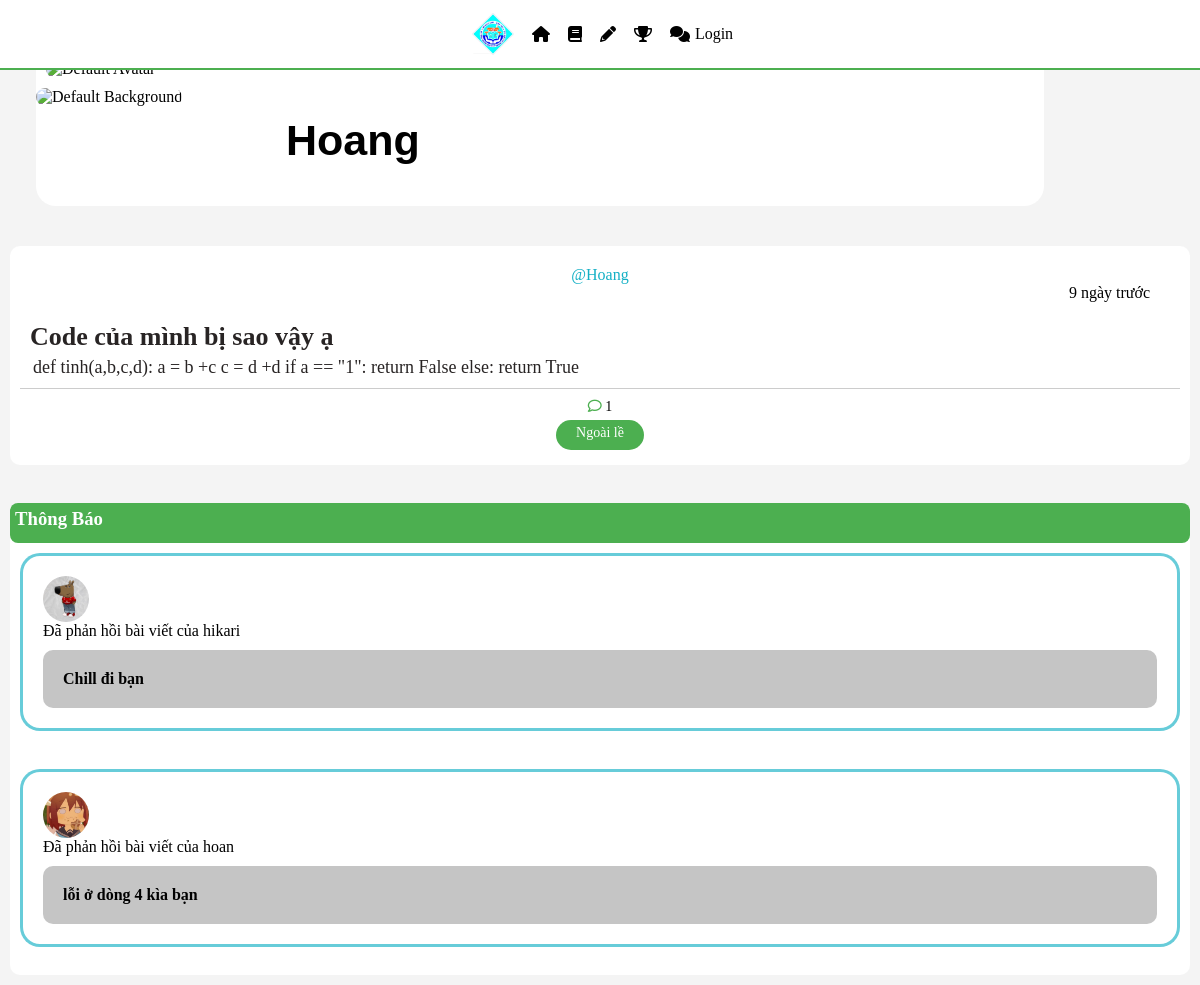
/profile/2/, run on an earlier commit of the app's database.
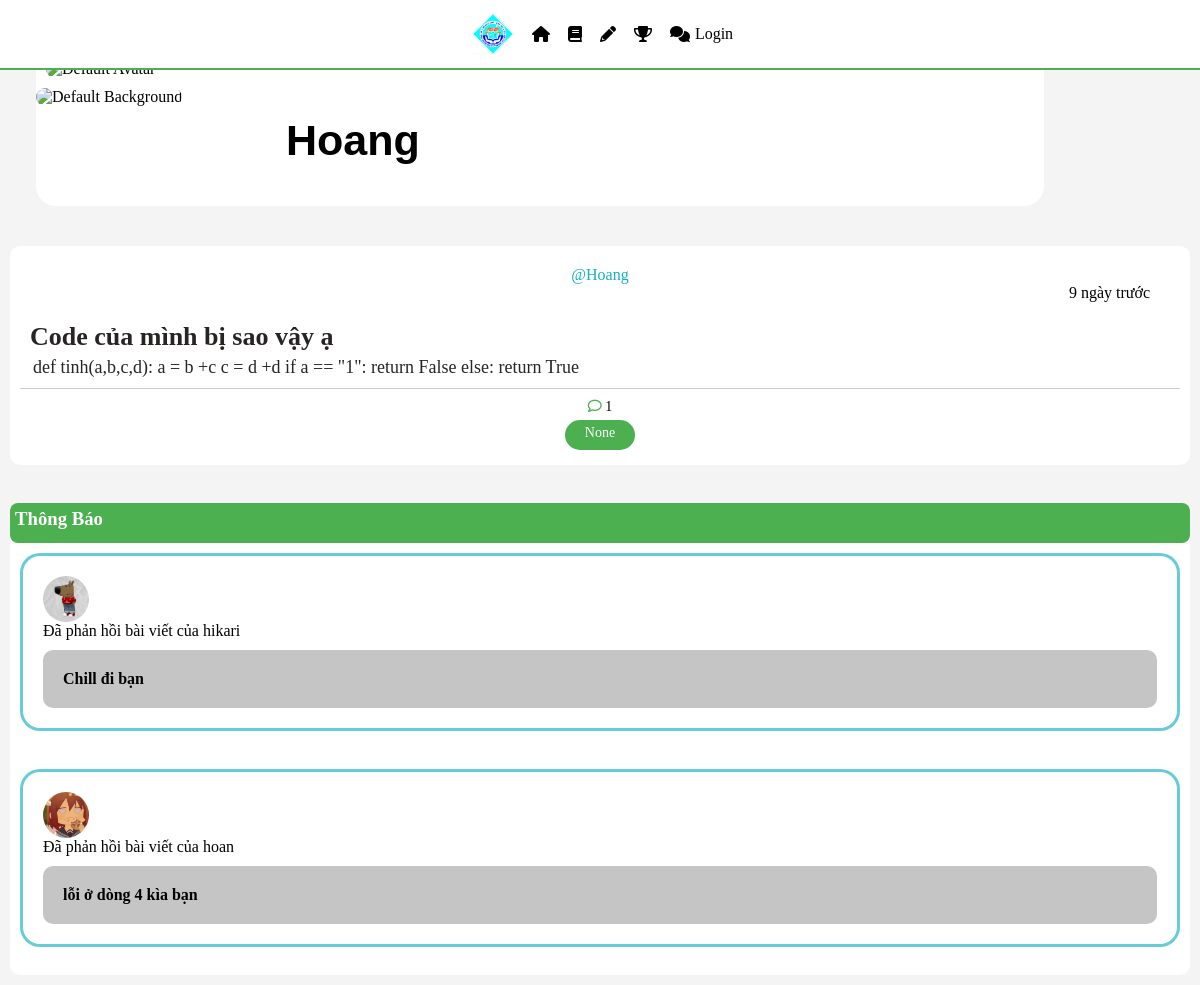
And on a later commit of the database.
### base/models.py (models this page shows, shortened)
class Room(models.Model):
    host = models.ForeignKey(User, on_delete=models.SET_NULL, null = True)
    topic = models.ForeignKey(Topic, on_delete=models.SET_NULL, null = True)
    name= models.CharField(max_length=200)
    description = models.TextField(null = True, blank = True)
    updated = models.DateTimeField(auto_now=True)
    created = models.DateTimeField(auto_now_add=True)
    class Meta:
        ordering = ["-updated", "-created"]
    def message_count(self):
        return self.message_set.count()

class Topic(models.Model):
    name = models.CharField(max_length=200)
    description = models.TextField(null = True, blank = True)
    def __str__ (self):
        return self.name

### base/views.py (the view)
# urls.py: path('profile/<str:pk>/', views.userprofile, name="profile"),
def userprofile(request, pk):
    user = get_object_or_404(User, id=pk)
    rooms = Room.objects.filter(host=user)
    user_profile = UserProfile.objects.filter(user=user).first()
    form = UserForm(instance=request.user) if request.user == user else None
    context = {
        'user': user,
        'rooms': rooms,
        'form': form,
        'user_profile': user_profile,
    }
    return render(request, 'profile.html', context)

### study/templatetags/custom_filter.py (called while the page is built)
@register.filter
def days_since(value):
    if not value:
        return ""
    now = timezone.now()
    delta = now - value
    days = delta.days
    if days == 0:
        return "Hôm nay"
    elif days == 1:
        return "1 ngày trước"
    else:
        return f"{days} ngày trước"

### templates/profile.html (shortened to what this page needs)
<!DOCTYPE html>
<html lang="en">
    <head>
        {% load static %}
        {% if request.session.theme == 'dark' %}
        <link rel="stylesheet" href="{% static 'styles/dark.css' %}">
        {% else %}
        <link rel="stylesheet" href="{% static 'styles/light.css' %}">
        {% endif %}
    </head>
    <body>
        {% include 'navbar.html' %}
        <div class="block-wrapper">
            <div class="user-profile">
                <div class="profile">
                </div>
                <div class="background">
                    {% if user.userprofile.background %}
                        <img src="{{ user.userprofile.background.url }}" alt="User Background" height="350px" class="bgimg">
                    {% else %}
                        <img src="{% static 'images/default_background.jpg' %}" alt="Default Background" height="350px" class="bgimg">
                    {% endif %}
                </div>
                <div class="user_info">
                    <div class="uleft">
                        <h4>{{ user.username }}</h4>
                    </div>
                </div>
            </div>
            <div class="fcmn">
                {% include 'base/feed_composnent.html' %}
            </div>
            <div>
                {% include 'base/notification_bar.html' %}
            </div>
        </div>
    </body>
</html>

### base/templates/base/feed_composnent.html (shortened to what this page needs)
{% load static %}
{% load custom_filter %}
{% if request.session.theme == 'dark' %}
<link rel="stylesheet" href="{% static 'styles/dark.css' %}">
{% else %}
<link rel="stylesheet" href="{% static 'styles/light.css' %}">
{% endif %}
<div class="room">
    {%for room in rooms%}
        <div class = "post">
            <div class = "top_section">
                <div class = "post_edit">
                    <a href="{%url 'profile' room.host.id %}">@{{room.host.username}} </a>
                </div>
                <p>{{ room.created|days_since }}</p>
            </div>
            <div class="middle_section">
                <a href="{% url 'room' room.id %} ">
                    <h3> {{room.name}}</h3>
                    {% if room.description|length > 280 %}
                    <p id="short-description">{{ room.description|slice:":280" }}...</p>
                    <p id="full-description" style="display: none;">{{ room.description }}</p>
                    {% else %}
                        <p>{{ room.description|safe }}</p>
                    {% endif %}
                </a>
            </div>
            <div class="bottom_section">
                <div>
                    <i class="fa-regular fa-comment"> </i> {{ room.message_count }}
                </div>
                <a href="{%url 'home'%}?q={{room.topic}}">{{room.topic}}</a>
            </div>
        </div>
        <br>
    {%endfor%}
</div>

What changed in the data, as far as the page shows it:
changed Room "Code của mình bị sao vậy ạ": topic "Ngoài lề" → "None"
